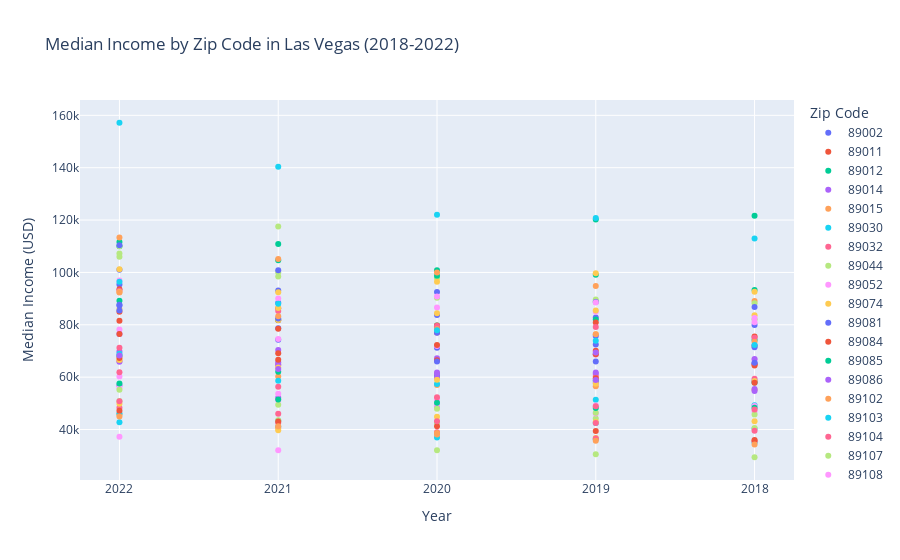

Write notebook code for a chart like this one.
### Code cell
for zip_code in latest_long_df['Zip Code'].unique():
    df_filtered = latest_long_df[latest_long_df['Zip Code'] == zip_code]
    fig.add_trace(go.Scatter(x=df_filtered['Year'], y=df_filtered['Median Income'],mode='markers',       
                             name=str(zip_code),
        text=df_filtered.apply(lambda row: f"Zip Code: {int(row['Zip Code'])}<br>Year: {row['Year']}<br>Median Income: ${row['Median Income']:,.0f}", axis=1),
        hoverinfo='text'
    ))

fig.update_layout(xaxis_title='Year',
                          yaxis_title='Median Income (USD)',title='Median Income by Zip Code in Las Vegas (2018-2022)',
                          legend_title='Zip Code')

fig.show()

### Figure 1 — Plotly figure (JSON) as saved in the notebook; plotly's stock layout.template omitted (floating-point values rounded to 4 significant figures)
{"data": [{"hoverinfo": "text", "mode": "markers", "name": "89002", "text": ["Zip Code: 89002<br>Year: 2022<br>Median Income: $95,346", "Zip Code: 89002<br>Year: 2021<br>Median Income: $88,425", "Zip Code: 89002<br>Year: 2020<br>Median Income: $83,700", "Zip Code: 89002<br>Year: 2019<br>Median Income: $82,778", "Zip Code: 89002<br>Year: 2018<br>Median Income: $79,966"], "type": "scatter", "x": ["2022", "2021", "2020", "2019", "2018"], "y": [95346, 88425, 83700, 82778, 79966]}, {"hoverinfo": "text", "mode": "markers", "name": "89011", "text": ["Zip Code: 89011<br>Year: 2022<br>Median Income: $85,009", "Zip Code: 89011<br>Year: 2021<br>Median Income: $81,736", "Zip Code: 89011<br>Year: 2020<br>Median Income: $77,100", "Zip Code: 89011<br>Year: 2019<br>Median Income: $70,129", "Zip Code: 89011<br>Year: 2018<br>Median Income: $64,981"], "type": "scatter", "x": ["2022", "2021", "2020", "2019", "2018"], "y": [85009, 81736, 77100, 70129, 64981]}, {"hoverinfo": "text", "mode": "markers", "name": "89012", "text": ["Zip Code: 89012<br>Year: 2022<br>Median Income: $89,177", "Zip Code: 89012<br>Year: 2021<br>Median Income: $81,896", "Zip Code: 89012<br>Year: 2020<br>Median Income: $79,727", "Zip Code: 89012<br>Year: 2019<br>Median Income: $81,992", "Zip Code: 89012<br>Year: 2018<br>Median Income: $74,170"], "type": "scatter", "x": ["2022", "2021", "2020", "2019", "2018"], "y": [89177, 81896, 79727, 81992, 74170]}, {"hoverinfo": "text", "mode": "markers", "name": "89014", "text": ["Zip Code: 89014<br>Year: 2022<br>Median Income: $69,848", "Zip Code: 89014<br>Year: 2021<br>Median Income: $65,719", "Zip Code: 89014<br>Year: 2020<br>Median Income: $61,752", "Zip Code: 89014<br>Year: 2019<br>Median Income: $61,194", "Zip Code: 89014<br>Year: 2018<br>Median Income: $58,369"], "type": "scatter", "x": ["2022", "2021", "2020", "2019", "2018"], "y": [69848, 65719, 61752, 61194, 58369]}, {"hoverinfo": "text", "mode": "markers", "name": "89015", "text": ["Zip Code: 89015<br>Year: 2022<br>Median Income: $66,195", "Zip Code: 89015<br>Year: 2021<br>Median Income: $60,301", "Zip Code: 89015<br>Year: 2020<br>Median Income: $57,049", "Zip Code: 89015<br>Year: 2019<br>Median Income: $56,569", "Zip Code: 89015<br>Year: 2018<br>Median Income: $55,164"], "type": "scatter", "x": ["2022", "2021", "2020", "2019", "2018"], "y": [66195, 60301, 57049, 56569, 55164]}, {"hoverinfo": "text", "mode": "markers", "name": "89030", "text": ["Zip Code: 89030<br>Year: 2022<br>Median Income: $42,794", "Zip Code: 89030<br>Year: 2021<br>Median Income: $41,049", "Zip Code: 89030<br>Year: 2020<br>Median Income: $36,993", "Zip Code: 89030<br>Year: 2019<br>Median Income: $36,275", "Zip Code: 89030<br>Year: 2018<br>Median Income: $35,028"], "type": "scatter", "x": ["2022", "2021", "2020", "2019", "2018"], "y": [42794, 41049, 36993, 36275, 35028]}, {"hoverinfo": "text", "mode": "markers", "name": "89032", "text": ["Zip Code: 89032<br>Year: 2022<br>Median Income: $71,262", "Zip Code: 89032<br>Year: 2021<br>Median Income: $64,659", "Zip Code: 89032<br>Year: 2020<br>Median Income: $60,995", "Zip Code: 89032<br>Year: 2019<br>Median Income: $60,294", "Zip Code: 89032<br>Year: 2018<br>Median Income: $59,427"], "type": "scatter", "x": ["2022", "2021", "2020", "2019", "2018"], "y": [71262, 64659, 60995, 60294, 59427]}, {"hoverinfo": "text", "mode": "markers", "name": "89044", "text": ["Zip Code: 89044<br>Year: 2022<br>Median Income: $107,255", "Zip Code: 89044<br>Year: 2021<br>Median Income: $99,987", "Zip Code: 89044<br>Year: 2020<br>Median Income: $97,917", "Zip Code: 89044<br>Year: 2019<br>Median Income: $89,012", "Zip Code: 89044<br>Year: 2018<br>Median Income: $82,144"], "type": "scatter", "x": ["2022", "2021", "2020", "2019", "2018"], "y": [107255, 99987, 97917, 89012, 82144]}, {"hoverinfo": "text", "mode": "markers", "name": "89052", "text": ["Zip Code: 89052<br>Year: 2022<br>Median Income: $96,944", "Zip Code: 89052<br>Year: 2021<br>Median Income: $90,064", "Zip Code: 89052<br>Year: 2020<br>Median Income: $86,589", "Zip Code: 89052<br>Year: 2019<br>Median Income: $85,021", "Zip Code: 89052<br>Year: 2018<br>Median Income: $80,984"], "type": "scatter", "x": ["2022", "2021", "2020", "2019", "2018"], "y": [96944, 90064, 86589, 85021, 80984]}, {"hoverinfo": "text", "mode": "markers", "name": "89074", "text": ["Zip Code: 89074<br>Year: 2022<br>Median Income: $86,015", "Zip Code: 89074<br>Year: 2021<br>Median Income: $81,799", "Zip Code: 89074<br>Year: 2020<br>Median Income: $77,935", "Zip Code: 89074<br>Year: 2019<br>Median Income: $76,422", "Zip Code: 89074<br>Year: 2018<br>Median Income: $71,805"], "type": "scatter", "x": ["2022", "2021", "2020", "2019", "2018"], "y": [86015, 81799, 77935, 76422, 71805]}, {"hoverinfo": "text", "mode": "markers", "name": "89081", "text": ["Zip Code: 89081<br>Year: 2022<br>Median Income: $87,378", "Zip Code: 89081<br>Year: 2021<br>Median Income: $74,297", "Zip Code: 89081<br>Year: 2020<br>Median Income: $71,206", "Zip Code: 89081<br>Year: 2019<br>Median Income: $68,787", "Zip Code: 89081<br>Year: 2018<br>Median Income: $65,322"], "type": "scatter", "x": ["2022", "2021", "2020", "2019", "2018"], "y": [87378, 74297, 71206, 68787, 65322]}, {"hoverinfo": "text", "mode": "markers", "name": "89084", "text": ["Zip Code: 89084<br>Year: 2022<br>Median Income: $93,575", "Zip Code: 89084<br>Year: 2021<br>Median Income: $86,311", "Zip Code: 89084<br>Year: 2020<br>Median Income: $79,766", "Zip Code: 89084<br>Year: 2019<br>Median Income: $80,921", "Zip Code: 89084<br>Year: 2018<br>Median Income: $75,571"], "type": "scatter", "x": ["2022", "2021", "2020", "2019", "2018"], "y": [93575, 86311, 79766, 80921, 75571]}, {"hoverinfo": "text", "mode": "markers", "name": "89085", "text": ["Zip Code: 89085<br>Year: 2022<br>Median Income: $111,577", "Zip Code: 89085<br>Year: 2021<br>Median Income: $110,863", "Zip Code: 89085<br>Year: 2020<br>Median Income: $98,713", "Zip Code: 89085<br>Year: 2019<br>Median Income: $120,194", "Zip Code: 89085<br>Year: 2018<br>Median Income: $121,609"], "type": "scatter", "x": ["2022", "2021", "2020", "2019", "2018"], "y": [111577, 110863, 98713, 120194, 121609]}, {"hoverinfo": "text", "mode": "markers", "name": "89086", "text": ["Zip Code: 89086<br>Year: 2022<br>Median Income: $56,927", "Zip Code: 89086<br>Year: 2021<br>Median Income: $52,103", "Zip Code: 89086<br>Year: 2020<br>Median Income: $49,046", "Zip Code: 89086<br>Year: 2019<br>Median Income: $61,741", "Zip Code: 89086<br>Year: 2018<br>Median Income: $58,577"], "type": "scatter", "x": ["2022", "2021", "2020", "2019", "2018"], "y": [56927, 52103, 49046, 61741, 58577]}, {"hoverinfo": "text", "mode": "markers", "name": "89102", "text": ["Zip Code: 89102<br>Year: 2022<br>Median Income: $45,724", "Zip Code: 89102<br>Year: 2021<br>Median Income: $40,565", "Zip Code: 89102<br>Year: 2020<br>Median Income: $38,122", "Zip Code: 89102<br>Year: 2019<br>Median Income: $36,729", "Zip Code: 89102<br>Year: 2018<br>Median Income: $35,627"], "type": "scatter", "x": ["2022", "2021", "2020", "2019", "2018"], "y": [45724, 40565, 38122, 36729, 35627]}, {"hoverinfo": "text", "mode": "markers", "name": "89103", "text": ["Zip Code: 89103<br>Year: 2022<br>Median Income: $46,139", "Zip Code: 89103<br>Year: 2021<br>Median Income: $43,401", "Zip Code: 89103<br>Year: 2020<br>Median Income: $42,833", "Zip Code: 89103<br>Year: 2019<br>Median Income: $42,537", "Zip Code: 89103<br>Year: 2018<br>Median Income: $40,261"], "type": "scatter", "x": ["2022", "2021", "2020", "2019", "2018"], "y": [46139, 43401, 42833, 42537, 40261]}, {"hoverinfo": "text", "mode": "markers", "name": "89104", "text": ["Zip Code: 89104<br>Year: 2022<br>Median Income: $48,355", "Zip Code: 89104<br>Year: 2021<br>Median Income: $42,583", "Zip Code: 89104<br>Year: 2020<br>Median Income: $38,939", "Zip Code: 89104<br>Year: 2019<br>Median Income: $36,448", "Zip Code: 89104<br>Year: 2018<br>Median Income: $35,484"], "type": "scatter", "x": ["2022", "2021", "2020", "2019", "2018"], "y": [48355, 42583, 38939, 36448, 35484]}, {"hoverinfo": "text", "mode": "markers", "name": "89107", "text": ["Zip Code: 89107<br>Year: 2022<br>Median Income: $50,876", "Zip Code: 89107<br>Year: 2021<br>Median Income: $43,569", "Zip Code: 89107<br>Year: 2020<br>Median Income: $42,728", "Zip Code: 89107<br>Year: 2019<br>Median Income: $44,234", "Zip Code: 89107<br>Year: 2018<br>Median Income: $40,605"], "type": "scatter", "x": ["2022", "2021", "2020", "2019", "2018"], "y": [50876, 43569, 42728, 44234, 40605]}, {"hoverinfo": "text", "mode": "markers", "name": "89108", "text": ["Zip Code: 89108<br>Year: 2022<br>Median Income: $55,935", "Zip Code: 89108<br>Year: 2021<br>Median Income: $51,161", "Zip Code: 89108<br>Year: 2020<br>Median Income: $49,351", "Zip Code: 89108<br>Year: 2019<br>Median Income: $46,165", "Zip Code: 89108<br>Year: 2018<br>Median Income: $46,759"], "type": "scatter", "x": ["2022", "2021", "2020", "2019", "2018"], "y": [55935, 51161, 49351, 46165, 46759]}, {"hoverinfo": "text", "mode": "markers", "name": "89109", "text": ["Zip Code: 89109<br>Year: 2022<br>Median Income: $49,818", "Zip Code: 89109<br>Year: 2021<br>Median Income: $39,680", "Zip Code: 89109<br>Year: 2020<br>Median Income: $44,890", "Zip Code: 89109<br>Year: 2019<br>Median Income: $42,837", "Zip Code: 89109<br>Year: 2018<br>Median Income: $43,206"], "type": "scatter", "x": ["2022", "2021", "2020", "2019", "2018"], "y": [49818, 39680, 44890, 42837, 43206]}, {"hoverinfo": "text", "mode": "markers", "name": "89113", "text": ["Zip Code: 89113<br>Year: 2022<br>Median Income: $85,504", "Zip Code: 89113<br>Year: 2021<br>Median Income: $78,636", "Zip Code: 89113<br>Year: 2020<br>Median Income: $76,961", "Zip Code: 89113<br>Year: 2019<br>Median Income: $72,479", "Zip Code: 89113<br>Year: 2018<br>Median Income: $72,212"], "type": "scatter", "x": ["2022", "2021", "2020", "2019", "2018"], "y": [85504, 78636, 76961, 72479, 72212]}, {"hoverinfo": "text", "mode": "markers", "name": "89115", "text": ["Zip Code: 89115<br>Year: 2022<br>Median Income: $47,189", "Zip Code: 89115<br>Year: 2021<br>Median Income: $43,114", "Zip Code: 89115<br>Year: 2020<br>Median Income: $41,268", "Zip Code: 89115<br>Year: 2019<br>Median Income: $39,412", "Zip Code: 89115<br>Year: 2018<br>Median Income: $36,050"], "type": "scatter", "x": ["2022", "2021", "2020", "2019", "2018"], "y": [47189, 43114, 41268, 39412, 36050]}, {"hoverinfo": "text", "mode": "markers", "name": "89117", "text": ["Zip Code: 89117<br>Year: 2022<br>Median Income: $68,206", "Zip Code: 89117<br>Year: 2021<br>Median Income: $62,059", "Zip Code: 89117<br>Year: 2020<br>Median Income: $60,637", "Zip Code: 89117<br>Year: 2019<br>Median Income: $58,608", "Zip Code: 89117<br>Year: 2018<br>Median Income: $57,954"], "type": "scatter", "x": ["2022", "2021", "2020", "2019", "2018"], "y": [68206, 62059, 60637, 58608, 57954]}, {"hoverinfo": "text", "mode": "markers", "name": "89118", "text": ["Zip Code: 89118<br>Year: 2022<br>Median Income: $65,929", "Zip Code: 89118<br>Year: 2021<br>Median Income: $64,779", "Zip Code: 89118<br>Year: 2020<br>Median Income: $59,911", "Zip Code: 89118<br>Year: 2019<br>Median Income: $57,859", "Zip Code: 89118<br>Year: 2018<br>Median Income: $55,444"], "type": "scatter", "x": ["2022", "2021", "2020", "2019", "2018"], "y": [65929, 64779, 59911, 57859, 55444]}, {"hoverinfo": "text", "mode": "markers", "name": "89119", "text": ["Zip Code: 89119<br>Year: 2022<br>Median Income: $44,939", "Zip Code: 89119<br>Year: 2021<br>Median Income: $41,298", "Zip Code: 89119<br>Year: 2020<br>Median Income: $38,659", "Zip Code: 89119<br>Year: 2019<br>Median Income: $35,705", "Zip Code: 89119<br>Year: 2018<br>Median Income: $34,312"], "type": "scatter", "x": ["2022", "2021", "2020", "2019", "2018"], "y": [44939, 41298, 38659, 35705, 34312]}, {"hoverinfo": "text", "mode": "markers", "name": "89120", "text": ["Zip Code: 89120<br>Year: 2022<br>Median Income: $68,934", "Zip Code: 89120<br>Year: 2021<br>Median Income: $58,675", "Zip Code: 89120<br>Year: 2020<br>Median Income: $57,365", "Zip Code: 89120<br>Year: 2019<br>Median Income: $51,347", "Zip Code: 89120<br>Year: 2018<br>Median Income: $49,267"], "type": "scatter", "x": ["2022", "2021", "2020", "2019", "2018"], "y": [68934, 58675, 57365, 51347, 49267]}, {"hoverinfo": "text", "mode": "markers", "name": "89121", "text": ["Zip Code: 89121<br>Year: 2022<br>Median Income: $50,757", "Zip Code: 89121<br>Year: 2021<br>Median Income: $46,004", "Zip Code: 89121<br>Year: 2020<br>Median Income: $43,160", "Zip Code: 89121<br>Year: 2019<br>Median Income: $42,530", "Zip Code: 89121<br>Year: 2018<br>Median Income: $39,528"], "type": "scatter", "x": ["2022", "2021", "2020", "2019", "2018"], "y": [50757, 46004, 43160, 42530, 39528]}, {"hoverinfo": "text", "mode": "markers", "name": "89122", "text": ["Zip Code: 89122<br>Year: 2022<br>Median Income: $55,216", "Zip Code: 89122<br>Year: 2021<br>Median Income: $49,463", "Zip Code: 89122<br>Year: 2020<br>Median Income: $47,950", "Zip Code: 89122<br>Year: 2019<br>Median Income: $46,448", "Zip Code: 89122<br>Year: 2018<br>Median Income: $45,708"], "type": "scatter", "x": ["2022", "2021", "2020", "2019", "2018"], "y": [55216, 49463, 47950, 46448, 45708]}, {"hoverinfo": "text", "mode": "markers", "name": "89123", "text": ["Zip Code: 89123<br>Year: 2022<br>Median Income: $78,195", "Zip Code: 89123<br>Year: 2021<br>Median Income: $74,538", "Zip Code: 89123<br>Year: 2020<br>Median Income: $71,905", "Zip Code: 89123<br>Year: 2019<br>Median Income: $68,691", "Zip Code: 89123<br>Year: 2018<br>Median Income: $66,710"], "type": "scatter", "x": ["2022", "2021", "2020", "2019", "2018"], "y": [78195, 74538, 71905, 68691, 66710]}, {"hoverinfo": "text", "mode": "markers", "name": "89128", "text": ["Zip Code: 89128<br>Year: 2022<br>Median Income: $66,534", "Zip Code: 89128<br>Year: 2021<br>Median Income: $63,657", "Zip Code: 89128<br>Year: 2020<br>Median Income: $59,045", "Zip Code: 89128<br>Year: 2019<br>Median Income: $57,456", "Zip Code: 89128<br>Year: 2018<br>Median Income: $58,575"], "type": "scatter", "x": ["2022", "2021", "2020", "2019", "2018"], "y": [66534, 63657, 59045, 57456, 58575]}, {"hoverinfo": "text", "mode": "markers", "name": "89129", "text": ["Zip Code: 89129<br>Year: 2022<br>Median Income: $87,620", "Zip Code: 89129<br>Year: 2021<br>Median Income: $82,439", "Zip Code: 89129<br>Year: 2020<br>Median Income: $79,275", "Zip Code: 89129<br>Year: 2019<br>Median Income: $75,719", "Zip Code: 89129<br>Year: 2018<br>Median Income: $71,464"], "type": "scatter", "x": ["2022", "2021", "2020", "2019", "2018"], "y": [87620, 82439, 79275, 75719, 71464]}, {"hoverinfo": "text", "mode": "markers", "name": "89130", "text": ["Zip Code: 89130<br>Year: 2022<br>Median Income: $81,584", "Zip Code: 89130<br>Year: 2021<br>Median Income: $78,518", "Zip Code: 89130<br>Year: 2020<br>Median Income: $72,308", "Zip Code: 89130<br>Year: 2019<br>Median Income: $68,764", "Zip Code: 89130<br>Year: 2018<br>Median Income: $64,480"], "type": "scatter", "x": ["2022", "2021", "2020", "2019", "2018"], "y": [81584, 78518, 72308, 68764, 64480]}, {"hoverinfo": "text", "mode": "markers", "name": "89131", "text": ["Zip Code: 89131<br>Year: 2022<br>Median Income: $109,956", "Zip Code: 89131<br>Year: 2021<br>Median Income: $104,688", "Zip Code: 89131<br>Year: 2020<br>Median Income: $100,838", "Zip Code: 89131<br>Year: 2019<br>Median Income: $99,145", "Zip Code: 89131<br>Year: 2018<br>Median Income: $93,337"], "type": "scatter", "x": ["2022", "2021", "2020", "2019", "2018"], "y": [109956, 104688, 100838, 99145, 93337]}, {"hoverinfo": "text", "mode": "markers", "name": "89134", "text": ["Zip Code: 89134<br>Year: 2022<br>Median Income: $76,500", "Zip Code: 89134<br>Year: 2021<br>Median Income: $70,335", "Zip Code: 89134<br>Year: 2020<br>Median Income: $67,184", "Zip Code: 89134<br>Year: 2019<br>Median Income: $69,461", "Zip Code: 89134<br>Year: 2018<br>Median Income: $66,904"], "type": "scatter", "x": ["2022", "2021", "2020", "2019", "2018"], "y": [76500, 70335, 67184, 69461, 66904]}, {"hoverinfo": "text", "mode": "markers", "name": "89135", "text": ["Zip Code: 89135<br>Year: 2022<br>Median Income: $113,377", "Zip Code: 89135<br>Year: 2021<br>Median Income: $105,087", "Zip Code: 89135<br>Year: 2020<br>Median Income: $100,022", "Zip Code: 89135<br>Year: 2019<br>Median Income: $94,821", "Zip Code: 89135<br>Year: 2018<br>Median Income: $89,046"], "type": "scatter", "x": ["2022", "2021", "2020", "2019", "2018"], "y": [113377, 105087, 100022, 94821, 89046]}, {"hoverinfo": "text", "mode": "markers", "name": "89138", "text": ["Zip Code: 89138<br>Year: 2022<br>Median Income: $157,170", "Zip Code: 89138<br>Year: 2021<br>Median Income: $140,362", "Zip Code: 89138<br>Year: 2020<br>Median Income: $122,054", "Zip Code: 89138<br>Year: 2019<br>Median Income: $120,759", "Zip Code: 89138<br>Year: 2018<br>Median Income: $112,972"], "type": "scatter", "x": ["2022", "2021", "2020", "2019", "2018"], "y": [157170, 140362, 122054, 120759, 112972]}, {"hoverinfo": "text", "mode": "markers", "name": "89139", "text": ["Zip Code: 89139<br>Year: 2022<br>Median Income: $93,003", "Zip Code: 89139<br>Year: 2021<br>Median Income: $85,248", "Zip Code: 89139<br>Year: 2020<br>Median Income: $79,496", "Zip Code: 89139<br>Year: 2019<br>Median Income: $79,197", "Zip Code: 89139<br>Year: 2018<br>Median Income: $75,022"], "type": "scatter", "x": ["2022", "2021", "2020", "2019", "2018"], "y": [93003, 85248, 79496, 79197, 75022]}, {"hoverinfo": "text", "mode": "markers", "name": "89141", "text": ["Zip Code: 89141<br>Year: 2022<br>Median Income: $105,993", "Zip Code: 89141<br>Year: 2021<br>Median Income: $98,454", "Zip Code: 89141<br>Year: 2020<br>Median Income: $90,342", "Zip Code: 89141<br>Year: 2019<br>Median Income: $89,649", "Zip Code: 89141<br>Year: 2018<br>Median Income: $88,242"], "type": "scatter", "x": ["2022", "2021", "2020", "2019", "2018"], "y": [105993, 98454, 90342, 89649, 88242]}, {"hoverinfo": "text", "mode": "markers", "name": "89142", "text": ["Zip Code: 89142<br>Year: 2022<br>Median Income: $60,245", "Zip Code: 89142<br>Year: 2021<br>Median Income: $53,658", "Zip Code: 89142<br>Year: 2020<br>Median Income: $51,388", "Zip Code: 89142<br>Year: 2019<br>Median Income: $49,180", "Zip Code: 89142<br>Year: 2018<br>Median Income: $48,994"], "type": "scatter", "x": ["2022", "2021", "2020", "2019", "2018"], "y": [60245, 53658, 51388, 49180, 48994]}, {"hoverinfo": "text", "mode": "markers", "name": "89143", "text": ["Zip Code: 89143<br>Year: 2022<br>Median Income: $92,575", "Zip Code: 89143<br>Year: 2021<br>Median Income: $86,393", "Zip Code: 89143<br>Year: 2020<br>Median Income: $84,385", "Zip Code: 89143<br>Year: 2019<br>Median Income: $85,455", "Zip Code: 89143<br>Year: 2018<br>Median Income: $83,650"], "type": "scatter", "x": ["2022", "2021", "2020", "2019", "2018"], "y": [92575, 86393, 84385, 85455, 83650]}, {"hoverinfo": "text", "mode": "markers", "name": "89144", "text": ["Zip Code: 89144<br>Year: 2022<br>Median Income: $101,000", "Zip Code: 89144<br>Year: 2021<br>Median Income: $93,078", "Zip Code: 89144<br>Year: 2020<br>Median Income: $92,526", "Zip Code: 89144<br>Year: 2019<br>Median Income: $88,750", "Zip Code: 89144<br>Year: 2018<br>Median Income: $86,780"], "type": "scatter", "x": ["2022", "2021", "2020", "2019", "2018"], "y": [101000, 93078, 92526, 88750, 86780]}, {"hoverinfo": "text", "mode": "markers", "name": "89145", "text": ["Zip Code: 89145<br>Year: 2022<br>Median Income: $67,308", "Zip Code: 89145<br>Year: 2021<br>Median Income: $66,612", "Zip Code: 89145<br>Year: 2020<br>Median Income: $66,431", "Zip Code: 89145<br>Year: 2019<br>Median Income: $59,549", "Zip Code: 89145<br>Year: 2018<br>Median Income: $57,822"], "type": "scatter", "x": ["2022", "2021", "2020", "2019", "2018"], "y": [67308, 66612, 66431, 59549, 57822]}, {"hoverinfo": "text", "mode": "markers", "name": "89146", "text": ["Zip Code: 89146<br>Year: 2022<br>Median Income: $57,581", "Zip Code: 89146<br>Year: 2021<br>Median Income: $51,438", "Zip Code: 89146<br>Year: 2020<br>Median Income: $50,259", "Zip Code: 89146<br>Year: 2019<br>Median Income: $48,210", "Zip Code: 89146<br>Year: 2018<br>Median Income: $48,291"], "type": "scatter", "x": ["2022", "2021", "2020", "2019", "2018"], "y": [57581, 51438, 50259, 48210, 48291]}, {"hoverinfo": "text", "mode": "markers", "name": "89147", "text": ["Zip Code: 89147<br>Year: 2022<br>Median Income: $68,251", "Zip Code: 89147<br>Year: 2021<br>Median Income: $63,086", "Zip Code: 89147<br>Year: 2020<br>Median Income: $61,186", "Zip Code: 89147<br>Year: 2019<br>Median Income: $58,964", "Zip Code: 89147<br>Year: 2018<br>Median Income: $54,722"], "type": "scatter", "x": ["2022", "2021", "2020", "2019", "2018"], "y": [68251, 63086, 61186, 58964, 54722]}, {"hoverinfo": "text", "mode": "markers", "name": "89148", "text": ["Zip Code: 89148<br>Year: 2022<br>Median Income: $92,362", "Zip Code: 89148<br>Year: 2021<br>Median Income: $83,224", "Zip Code: 89148<br>Year: 2020<br>Median Income: $78,352", "Zip Code: 89148<br>Year: 2019<br>Median Income: $76,359", "Zip Code: 89148<br>Year: 2018<br>Median Income: $73,486"], "type": "scatter", "x": ["2022", "2021", "2020", "2019", "2018"], "y": [92362, 83224, 78352, 76359, 73486]}, {"hoverinfo": "text", "mode": "markers", "name": "89149", "text": ["Zip Code: 89149<br>Year: 2022<br>Median Income: $96,454", "Zip Code: 89149<br>Year: 2021<br>Median Income: $88,059", "Zip Code: 89149<br>Year: 2020<br>Median Income: $77,957", "Zip Code: 89149<br>Year: 2019<br>Median Income: $73,883", "Zip Code: 89149<br>Year: 2018<br>Median Income: $72,318"], "type": "scatter", "x": ["2022", "2021", "2020", "2019", "2018"], "y": [96454, 88059, 77957, 73883, 72318]}, {"hoverinfo": "text", "mode": "markers", "name": "89156", "text": ["Zip Code: 89156<br>Year: 2022<br>Median Income: $61,856", "Zip Code: 89156<br>Year: 2021<br>Median Income: $56,315", "Zip Code: 89156<br>Year: 2020<br>Median Income: $52,323", "Zip Code: 89156<br>Year: 2019<br>Median Income: $48,920", "Zip Code: 89156<br>Year: 2018<br>Median Income: $47,641"], "type": "scatter", "x": ["2022", "2021", "2020", "2019", "2018"], "y": [61856, 56315, 52323, 48920, 47641]}, {"hoverinfo": "text", "mode": "markers", "name": "89158", "text": ["Zip Code: 89158<br>Year: 2022<br>Median Income: $110,039", "Zip Code: 89158<br>Year: 2021<br>Median Income: $117,500", "Zip Code: 89158<br>Year: 2020<br>Median Income: $32,114", "Zip Code: 89158<br>Year: 2019<br>Median Income: $30,581", "Zip Code: 89158<br>Year: 2018<br>Median Income: $29,414"], "type": "scatter", "x": ["2022", "2021", "2020", "2019", "2018"], "y": [110039, 117500, 32114, 30581, 29414]}, {"hoverinfo": "text", "mode": "markers", "name": "89169", "text": ["Zip Code: 89169<br>Year: 2022<br>Median Income: $37,200", "Zip Code: 89169<br>Year: 2021<br>Median Income: $32,050", "Zip Code: 89169<br>Year: 2020<br>Median Income: $90,801", "Zip Code: 89169<br>Year: 2019<br>Median Income: $88,517", "Zip Code: 89169<br>Year: 2018<br>Median Income: $82,554"], "type": "scatter", "x": ["2022", "2021", "2020", "2019", "2018"], "y": [37200, 32050, 90801, 88517, 82554]}, {"hoverinfo": "text", "mode": "markers", "name": "89178", "text": ["Zip Code: 89178<br>Year: 2022<br>Median Income: $101,256", "Zip Code: 89178<br>Year: 2021<br>Median Income: $92,471", "Zip Code: 89178<br>Year: 2020<br>Median Income: $96,460", "Zip Code: 89178<br>Year: 2019<br>Median Income: $99,662", "Zip Code: 89178<br>Year: 2018<br>Median Income: $92,634"], "type": "scatter", "x": ["2022", "2021", "2020", "2019", "2018"], "y": [101256, 92471, 96460, 99662, 92634]}, {"hoverinfo": "text", "mode": "markers", "name": "89179", "text": ["Zip Code: 89179<br>Year: 2022<br>Median Income: $110,356", "Zip Code: 89179<br>Year: 2021<br>Median Income: $100,840", "Zip Code: 89179<br>Year: 2020<br>Median Income: $65,943", "Zip Code: 89179<br>Year: 2019<br>Median Income: $65,988", "Zip Code: 89179<br>Year: 2018<br>Median Income: $65,491"], "type": "scatter", "x": ["2022", "2021", "2020", "2019", "2018"], "y": [110356, 100840, 65943, 65988, 65491]}, {"hoverinfo": "text", "mode": "markers", "name": "89183", "text": ["Zip Code: 89183<br>Year: 2022<br>Median Income: $76,488", "Zip Code: 89183<br>Year: 2021<br>Median Income: $69,125", "Zip Code: 89183<br>Year: 2020<br>Median Income: $nan", "Zip Code: 89183<br>Year: 2019<br>Median Income: $nan", "Zip Code: 89183<br>Year: 2018<br>Median Income: $nan"], "type": "scatter", "x": ["2022", "2021", "2020", "2019", "2018"], "y": [76488, 69125, null, null, null]}], "layout": {"legend": {"title": {"text": "Zip Code"}}, "title": {"text": "Median Income by Zip Code in Las Vegas (2018-2022)"}, "xaxis": {"title": {"text": "Year"}}, "yaxis": {"title": {"text": "Median Income (USD)"}}}}
